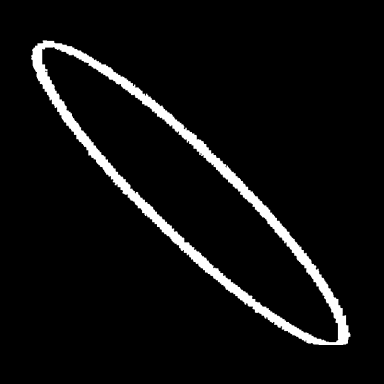
#> input picture lock_board/tests/fixtures/continuation/frame_0001_384.png, 384 x 384 px
$ python extract_capture.py ../../lock_board/tests/fixtures/continuation/frame_0001_384.png --output out.png
#> lines starting #> are read from the running program, lines starting #| are printed output that depends on the picture; after the words box and inside, x2 and y2 are one past the last pixel; in counts of white or black regions, pixels touching at a corner belong together
#> in main, im is the input picture: shape (384, 384, 3); min 0, max 255, mean 13.8
"""Offline HSV extraction of a saved photograph; no camera or UART access."""
import argparse,json
from pathlib import Path
import cv2
import numpy as np


def extract(image,saturation_max=120,value_min=240,hue_min=0,hue_max=179):
#> called with saturation_max = 120, value_min = 240, hue_min = 0, hue_max = 179
    hsv=cv2.cvtColor(image,cv2.COLOR_BGR2HSV)
#> hsv: shape (384, 384, 3); mean H, S, V 0, 0, 13.8
    return cv2.inRange(hsv,np.array([hue_min,0,value_min],np.uint8),
                      np.array([hue_max,saturation_max,255],np.uint8))
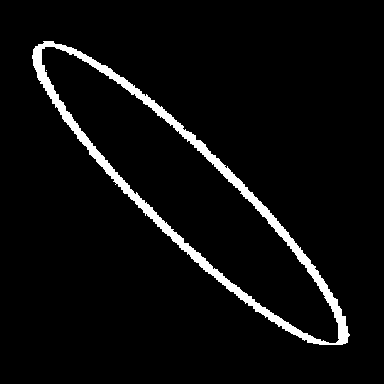
#> returned value: shape (384, 384); 4.7% white; 2 white regions (1 under 20 px), largest, box (x1, y1, x2, y2) and area: (32, 41, 350, 345) 6954


def canvas(mask):
    central=mask[:,80:880]
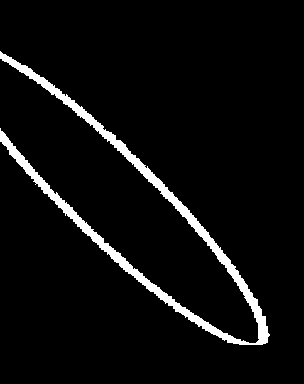
#> central: shape (384, 304); 5% white; 1 white region, box (x1, y1, x2, y2) and area: (0, 51, 270, 345) 5841
    resized=cv2.resize(central,(384,307),interpolation=cv2.INTER_AREA)
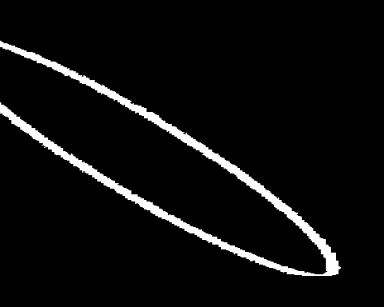
#> resized: shape (307, 384); min 0, max 255, mean 12.8
    result=np.zeros((384,384),np.uint8);result[38:345]=resized
#> after `result[38:345] = resized`:
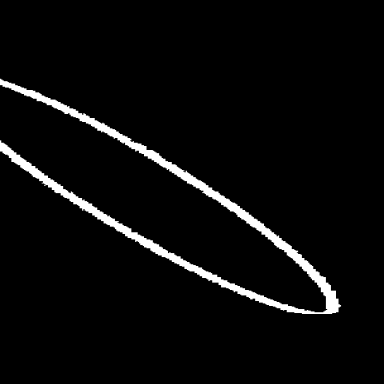
#> result: shape (384, 384); min 0, max 255, mean 10.2
    return result


def main():
    ap=argparse.ArgumentParser()
    ap.add_argument('input',type=Path);ap.add_argument('--output',type=Path,required=True)
    ap.add_argument('--s-max',type=int,default=120);ap.add_argument('--v-min',type=int,default=240)
    args=ap.parse_args();im=cv2.imread(str(args.input))
    if im is None:raise ValueError('Cannot read image')
    args.output.mkdir(parents=True,exist_ok=True)
    mask=extract(im,args.s_max,args.v_min)
    cv2.imwrite(str(args.output/'hsv_mask_full.png'),mask)
    cv2.imwrite(str(args.output/'hsv_384.png'),canvas(mask))
    selected=cv2.bitwise_and(im,im,mask=mask)
    cv2.imwrite(str(args.output/'hsv_selected_color.png'),selected)
    # Save a separate view excluding the known top interface band. This is
    # spatial masking, not a claimed effect of the HSV range.
    plot_mask=mask.copy();plot_mask[:45]=0
#> after `plot_mask[:45] = 0`: plot_mask: shape (384, 384); 4.7% white; 2 white regions (1 under 20 px), largest, box (x1, y1, x2, y2) and area: (32, 45, 350, 345) 6897
    cv2.imwrite(str(args.output/'plot_mask_full.png'),plot_mask)
    cv2.imwrite(str(args.output/'plot_384.png'),canvas(plot_mask))
    cv2.imwrite(str(args.output/'plot_selected_color.png'),cv2.bitwise_and(im,im,mask=plot_mask))
    settings=dict(input=str(args.input.resolve()),hue=[0,179],saturation=[0,args.s_max],
                  value=[args.v_min,255],hsv_scale='OpenCV H 0–179; S,V 0–255',
                  morphology=False,spatial_mask_in_plot_outputs_only='first 45 warped rows excluded',
                  original_strategy_modified=False)
    (args.output/'settings.json').write_text(json.dumps(settings,indent=2,ensure_ascii=False))

if __name__=='__main__':main()

$ run again, on lock_board/tests/fixtures/continuation/frame_0004_384.png
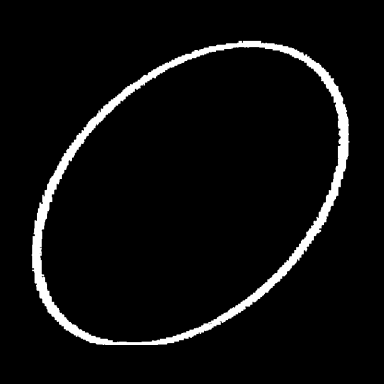
#> input picture lock_board/tests/fixtures/continuation/frame_0004_384.png, 384 x 384 px
#> in main, im is the input picture: shape (384, 384, 3); min 0, max 255, mean 12.7
#> hsv: shape (384, 384, 3); mean H, S, V 0, 0, 12.7
#> in extract, `return cv2.inRange(hsv,np.array([hue_min,0,value_min],np.uint8), np.ar..`:
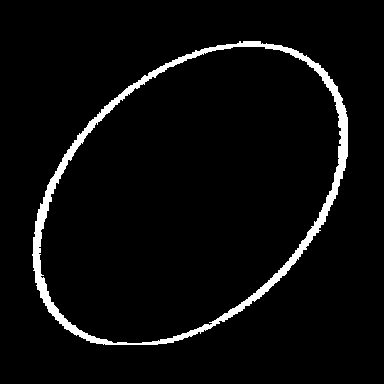
#> returned value: shape (384, 384); 4.3% white; 1 white region, box (x1, y1, x2, y2) and area: (32, 41, 348, 345) 6294
#> central: shape (384, 304); 3.9% white; 1 white region, box (x1, y1, x2, y2) and area: (0, 41, 268, 345) 4567
#> in canvas, `result[38:345] = resized`:
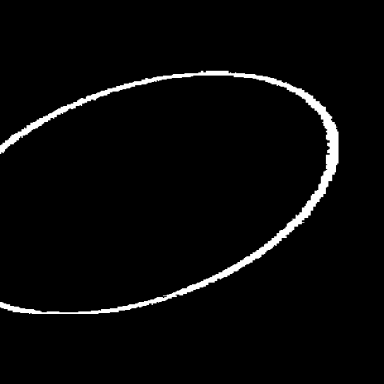
#> result: shape (384, 384); min 0, max 255, mean 8
#> plot_mask: shape (384, 384); 4.2% white; 1 white region, box (x1, y1, x2, y2) and area: (32, 45, 348, 345) 6180
#> central: shape (384, 304); 3.8% white; 1 white region, box (x1, y1, x2, y2) and area: (0, 45, 268, 345) 4453
